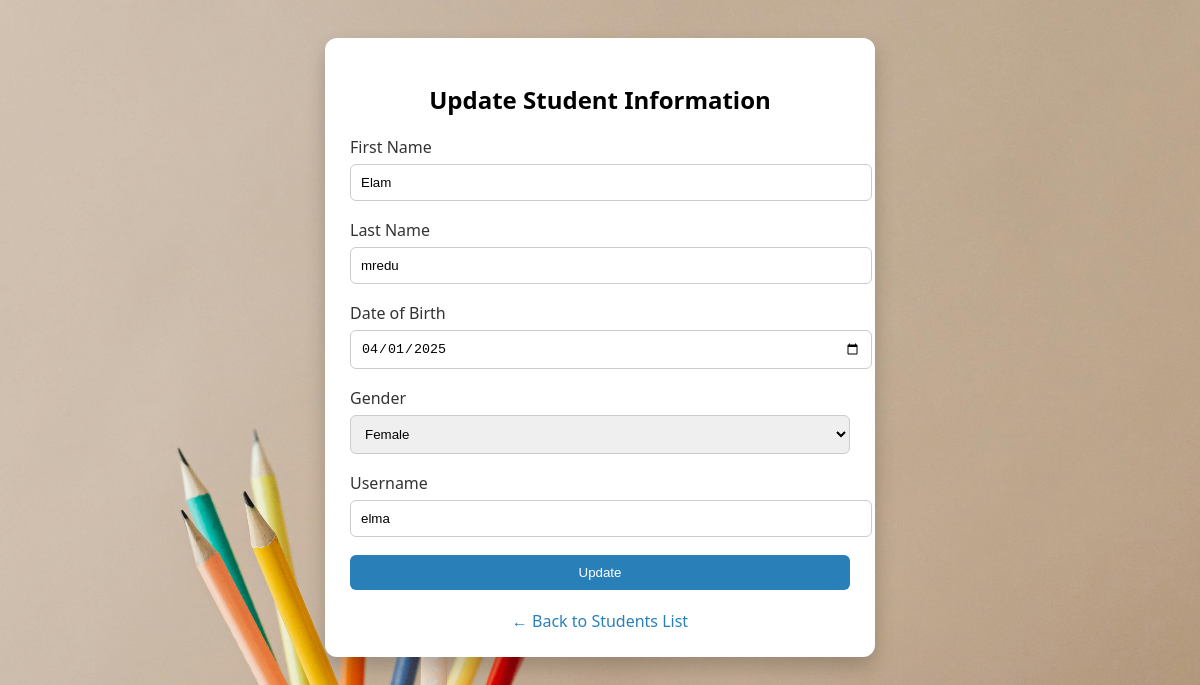
The page /update.php?id=3 on the database its author committed.
### tables this page shows
CREATE TABLE `students` (
  `id` int(11) NOT NULL,
  `first_name` varchar(100) DEFAULT NULL,
  `last_name` varchar(100) DEFAULT NULL,
  `dob` date DEFAULT NULL,
  `gender` varchar(20) DEFAULT NULL,
  `username` varchar(100) DEFAULT NULL,
  `password` varchar(255) DEFAULT NULL,
  `created_at` timestamp NOT NULL DEFAULT current_timestamp()
);

### update.php (the view, shortened to what this page needs)
<?php
$host = "localhost";
$user = "root";
$password = "";
$dbname = "student_db";
$conn = new mysqli($host, $user, $password, $dbname);
$id = $_GET['id'] ?? null;
$stmt = $conn->prepare("SELECT * FROM students WHERE id = ?");
$stmt->bind_param("i", $id);
$stmt->execute();
$result = $stmt->get_result();
$row = $result->fetch_assoc();
?>
<!DOCTYPE html>
<html>
<head>
</head>
<body>
    <div class="container">
        <h2>Update Student Information</h2>
        <form method="POST">
            <div class="form-group">
                <label>First Name</label>
                <input type="text" name="first_name" value="<?php echo htmlspecialchars($row['first_name']); ?>" required>
            </div>
            <div class="form-group">
                <label>Last Name</label>
                <input type="text" name="last_name" value="<?php echo htmlspecialchars($row['last_name']); ?>" required>
            </div>
            <div class="form-group">
                <label>Date of Birth</label>
                <input type="date" name="dob" value="<?php echo htmlspecialchars($row['dob']); ?>" required>
            </div>
            <div class="form-group">
                <label>Gender</label>
                <select name="gender" required>
                    <option value="Female" <?php if ($row['gender'] == "Female") echo "selected"; ?>>Female</option>
                </select>
            </div>
            <div class="form-group">
                <label>Username</label>
                <input type="text" name="username" value="<?php echo htmlspecialchars($row['username']); ?>" required>
            </div>
            <button type="submit" class="btn">Update</button>
        </form>
        <a href="student_information.php" class="back-link">← Back to Students List</a>
    </div>
</body>
</html>

### update.php (style rules this page uses)
body { font-family: 'Segoe UI', sans-serif; background: url('reg.jpg') no-repeat center center fixed; background-size: cover; padding: 30px; }
.container { background: white; padding: 25px; border-radius: 12px; max-width: 500px; margin: auto; box-shadow: 0 10px 20px rgba(0,0,0,0.2); }
h2 { text-align: center; }
.form-group { margin-bottom: 18px; }
label { display: block; margin-bottom: 6px; color: #333; }
input, select { width: 100%; padding: 10px; border: 1px solid #ccc; border-radius: 6px; }
.btn { background-color: #2980b9; color: white; padding: 10px; border: none; border-radius: 6px; width: 100%; cursor: pointer; }
.back-link { display: block; text-align: center; margin-top: 20px; color: #2980b9; text-decoration: none; }

### rows shown on the page
students: first_name "Elam", last_name "mredu", dob "04/01/2025", gender "Female", username "elma"
